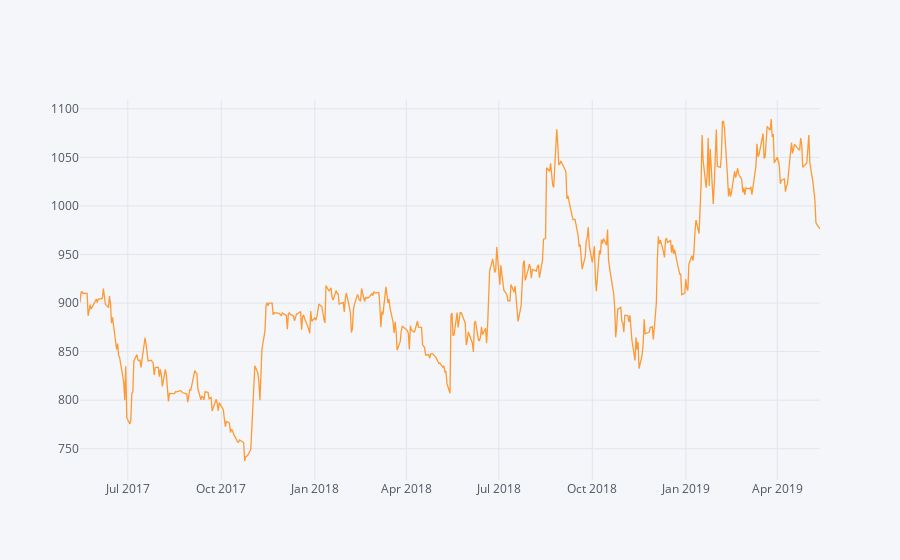

The notebook cell this image was saved under:
### Code cell
data["Close Price"].iplot()

### Figure 1 — Plotly figure (JSON) as saved in the notebook; plotly's stock layout.template omitted (floating-point values rounded to 4 significant figures; data arrays with more than 128 entries replaced by an {"elided": "..."} marker saying what was removed)
{"data": [{"line": {"color": "rgba(255, 153, 51, 1.0)", "dash": "solid", "shape": "linear", "width": 1.3}, "mode": "lines", "name": "Close Price", "text": "", "type": "scatter", "uid": "6a3e0bfb-da88-4760-9f9a-906e8e79d461", "x": {"elided": "494 str values"}, "y": {"elided": "494 float values"}}], "layout": {"legend": {"bgcolor": "#F5F6F9", "font": {"color": "#4D5663"}}, "paper_bgcolor": "#F5F6F9", "plot_bgcolor": "#F5F6F9", "title": {"font": {"color": "#4D5663"}}, "xaxis": {"gridcolor": "#E1E5ED", "showgrid": true, "tickfont": {"color": "#4D5663"}, "title": {"font": {"color": "#4D5663"}, "text": ""}, "zerolinecolor": "#E1E5ED"}, "yaxis": {"gridcolor": "#E1E5ED", "showgrid": true, "tickfont": {"color": "#4D5663"}, "title": {"font": {"color": "#4D5663"}, "text": ""}, "zerolinecolor": "#E1E5ED"}}}
